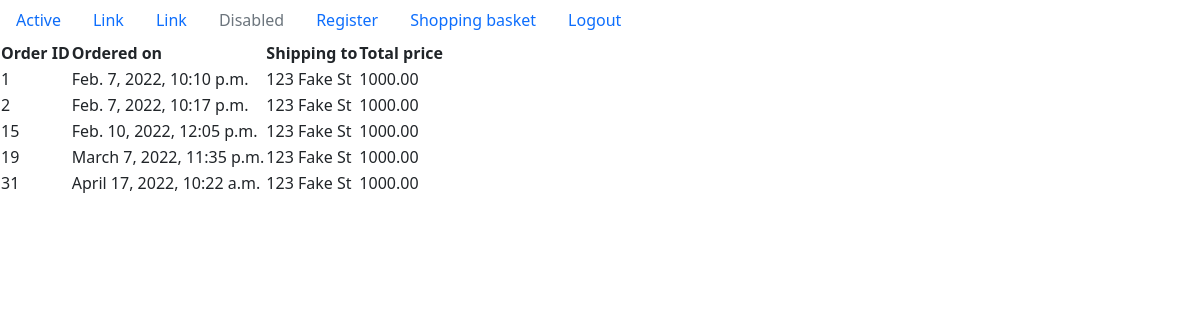
The page /orderhistory/ (signed in) on the database its author committed.
### colinshop/models.py (models this page shows)
class Order(models.Model):
    id = models.AutoField(primary_key=True)
    datetime_ordered = models.DateTimeField(auto_now_add=True)
    basket_id = models.ForeignKey(Basket, on_delete=models.CASCADE)
    user_id = models.ForeignKey(APIUser, on_delete=models.CASCADE)
    total_price = models.DecimalField(max_digits=6, decimal_places=2, default=0.0)
    shipping_address = models.TextField(default="")

### colinshop/views.py (the view)
# urls.py: path('orderhistory/', views.previous_orders, name="order_history"),
@login_required
def previous_orders(request):
    user = request.user
    orders = Order.objects.filter(user_id=user)
    return render(request, 'previous_orders.html', {'orders':orders})

### colinshop/templates/previous_orders.html (shortened to what this page needs)
{% extends 'base.html' %}
{% block content %}
<table>
    <thead>
        <tr>
            <th>Order ID</th>
            <th>Ordered on</th>
            <th>Shipping to</th>
            <th>Total price</th>
        </tr>
    </thead>
    <tbody>
        {% for ord in orders %}
            <tr>
                <td>{{ ord.id }}</td>
                <td>{{ ord.datetime_ordered }}</td>
                <td>{{ ord.shipping_address }}</td>
                <td>{{ ord.total_price }}</td>
            </tr>
        {% endfor %}
    </tbody>
</table>
{% endblock %}

### rows shown on the page
Order: id "1", datetime_ordered "Feb. 7, 2022, 10:10 p.m.", shipping_address "123 Fake St", total_price "1000.00"
Order: id "2", datetime_ordered "Feb. 7, 2022, 10:17 p.m.", shipping_address "123 Fake St", total_price "1000.00"
Order: id "15", datetime_ordered "Feb. 10, 2022, 12:05 p.m.", shipping_address "123 Fake St", total_price "1000.00"
Order: id "19", datetime_ordered "March 7, 2022, 11:35 p.m.", shipping_address "123 Fake St", total_price "1000.00"
Order: id "31", datetime_ordered "April 17, 2022, 10:22 a.m.", shipping_address "123 Fake St", total_price "1000.00"
